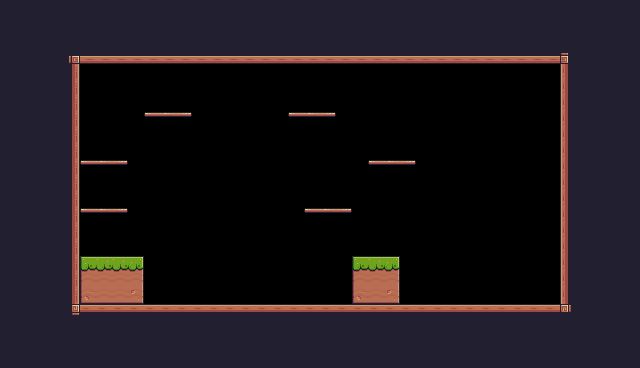

This is a level from a 2D game, rendered from its Tiled map with the project's own tilesets. A one-line summary and the complete map file follow:
An orthogonal 40x23 tile map with 16x16 px tiles, 1 tile layer (background) and 25 objects (6x Platform, 5x Platfrom, Player).

<map version="1.10" tiledversion="1.10.2" orientation="orthogonal" renderorder="right-down" width="40" height="23" tilewidth="16" tileheight="16" infinite="0" nextlayerid="4" nextobjectid="47">
 <tileset firstgid="1" source="some_game.tsx" />
 <layer id="1" name="background" width="40" height="23">
  <data encoding="csv">
24,24,24,24,24,24,24,24,24,24,24,24,24,24,24,24,24,24,24,24,24,24,24,24,24,24,24,24,24,24,24,24,24,24,24,24,24,24,24,24,
24,24,24,24,24,24,24,24,24,24,24,24,24,24,24,24,24,24,24,24,24,24,24,24,24,24,24,24,24,24,24,24,24,24,24,24,24,24,24,24,
24,24,24,24,24,24,24,24,24,24,24,24,24,24,24,24,24,24,24,24,24,24,24,24,24,24,24,24,24,24,24,24,24,24,24,24,24,24,24,24,
24,24,24,24,92,134,134,134,134,134,134,134,134,134,134,134,134,134,134,134,134,134,134,134,134,134,134,134,134,134,134,134,134,134,134,93,24,24,24,24,
24,24,24,112,113,0,0,0,0,0,0,0,0,0,0,0,0,0,0,0,0,0,0,0,0,0,0,0,0,0,0,0,0,0,0,111,24,24,24,24,
24,24,24,112,113,0,0,0,0,0,0,0,0,0,0,0,0,0,0,0,0,0,0,0,0,0,0,0,0,0,0,0,0,0,0,111,112,24,24,24,
24,24,24,112,113,0,0,0,0,0,0,0,0,0,0,0,0,0,0,0,0,0,0,0,0,0,0,0,0,0,0,0,0,0,0,111,112,24,24,24,
24,24,24,112,113,0,0,0,0,40,41,42,0,0,0,0,0,0,40,41,42,0,0,0,0,0,0,0,0,0,0,0,0,0,0,111,112,24,24,24,
24,24,24,112,113,0,0,0,0,0,0,0,0,0,0,0,0,0,0,0,0,0,0,0,0,0,0,0,0,0,0,0,0,0,0,111,112,24,24,24,
24,24,24,112,113,0,0,0,0,0,0,0,0,0,0,0,0,0,0,0,0,0,0,0,0,0,0,0,0,0,0,0,0,0,0,111,112,24,24,24,
24,24,24,112,113,40,41,42,0,0,0,0,0,0,0,0,0,0,0,0,0,0,0,40,41,42,0,0,0,0,0,0,0,0,0,111,112,24,24,24,
24,24,24,112,113,0,0,0,0,0,0,0,0,0,0,0,0,0,0,0,0,0,0,0,0,0,0,0,0,0,0,0,0,0,0,111,112,112,24,24,
24,24,24,112,113,0,0,0,0,0,0,0,0,0,0,0,0,0,0,0,0,0,0,0,0,0,0,0,0,0,0,0,0,0,0,111,24,112,112,24,
24,24,24,112,113,40,41,42,0,0,0,0,0,0,0,0,0,0,0,40,41,42,0,0,0,0,0,0,0,0,0,0,0,0,0,111,24,24,112,24,
24,24,24,112,113,0,0,0,0,0,0,0,0,0,0,0,0,0,0,0,0,0,0,0,0,0,0,0,0,0,0,0,0,0,0,111,24,24,112,112,
24,24,24,112,113,0,0,0,0,0,0,0,0,0,0,0,0,0,0,0,0,0,0,0,0,0,0,0,0,0,0,0,0,0,0,111,24,24,112,112,
24,24,24,112,113,7,8,8,9,0,0,0,0,0,0,0,0,0,0,0,0,0,7,8,9,0,0,0,0,0,0,0,0,0,0,111,112,112,112,24,
24,24,24,24,113,29,30,30,31,0,0,0,0,0,0,0,0,0,0,0,0,0,29,30,31,0,0,0,0,0,0,0,0,0,0,111,24,24,24,24,
24,24,24,24,113,51,52,52,53,0,0,0,0,0,0,0,0,0,0,0,0,0,51,52,53,0,0,0,0,0,0,0,0,0,0,111,112,24,24,24,
24,24,24,24,114,90,90,90,90,90,90,90,90,90,90,90,90,90,90,90,90,90,90,90,90,90,90,90,90,90,90,90,90,90,90,115,24,24,24,24,
24,24,24,24,24,24,24,24,24,24,24,24,24,24,24,24,24,24,24,24,24,24,24,24,24,24,24,24,24,24,24,24,24,24,24,24,24,24,24,24,
24,24,24,24,24,24,24,24,24,24,24,24,24,24,24,24,24,24,24,24,24,24,24,24,24,24,24,24,24,24,24,24,24,24,24,24,24,24,24,24,
24,24,24,24,24,24,24,24,24,24,24,24,24,24,24,24,24,24,24,24,24,24,24,24,24,24,24,24,24,24,24,24,24,24,24,24,24,24,24,24
</data>
 </layer>
 <objectgroup id="3" name="collisions" visible="0">
  <object id="11" x="64" y="64" width="16" height="256" />
  <object id="14" x="64" y="48" width="512" height="16" />
  <object id="15" x="560" y="80" width="16" height="240" />
  <object id="16" x="560" y="64" width="16" height="16" />
  <object id="17" x="96" y="304" width="464" height="16" />
  <object id="18" x="80" y="304" width="16" height="16" />
  <object id="22" x="80" y="256" width="64" height="48" />
  <object id="23" x="352" y="256" width="48" height="48" />
  <object id="24" x="80" y="208" width="48" height="16" />
  <object id="25" type="Platfrom" x="80" y="160" width="48" height="16" />
  <object id="26" x="144" y="112" width="48" height="16" />
  <object id="27" x="288" y="112" width="48" height="16" />
  <object id="28" x="368" y="160" width="48" height="16" />
  <object id="29" x="304" y="208" width="48" height="16" />
  <object id="30" type="Platfrom" x="144" y="112" width="48" height="16" />
  <object id="36" type="Platfrom" x="288" y="112" width="48" height="16" />
  <object id="37" type="Platfrom" x="368" y="160" width="48" height="16" />
  <object id="39" type="Platform" x="304" y="208" width="48" height="16" />
  <object id="40" type="Platfrom" x="80" y="208" width="48" height="16" />
  <object id="41" type="Platform" x="368" y="160" width="48" height="16" />
  <object id="42" type="Platform" x="288" y="112" width="48" height="16" />
  <object id="44" type="Platform" x="144" y="112" width="48" height="16" />
  <object id="45" type="Platform" x="80" y="160" width="48" height="16" />
  <object id="46" type="Platform" x="80" y="208" width="48" height="16" />
 </objectgroup>
 <objectgroup id="2" name="Spawnpoints">
  <object id="8" name="Player" type="Player" x="224" y="256" width="32" height="32" />
 </objectgroup>
</map>
